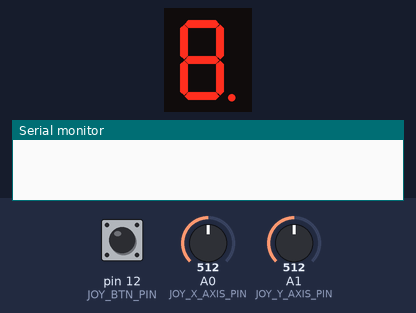
Recording of a sketch running on a simulated Arduino Uno, built with avr-gcc and run on an emulated ATmega328P. On the bench: 1-digit seven-segment display, the last lines printed to the serial monitor. Wiring (inferred from the names in the program): 1-digit 7-segment display, segments lit when LOW: segments pin 10, pin 9, pin 8, pin 7, pin 6, pin 5, pin 4, pin 11. The test bench sets the inputs (shaded band); at power-on: A1 (JOY_Y_AXIS_PIN) = 512, pin 12 (JOY_BTN_PIN) HIGH, A0 (JOY_X_AXIS_PIN) = 512. The segment pins are drawn as the display they are named for.

Above: at 1.2 s.
1.3 s: A1 (JOY_Y_AXIS_PIN) set to 710
At 1.9 s:
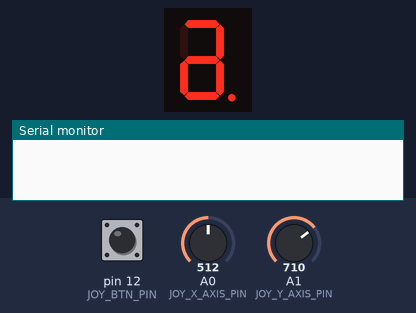
4.3 s: pin 12 (JOY_BTN_PIN) pulled LOW for 0.15 s
6.0 s: pin 12 (JOY_BTN_PIN) pulled LOW for 3.2 s
At 9.5 s:
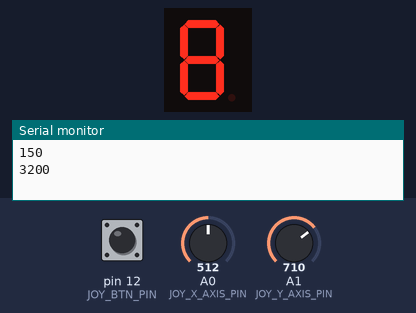
Timing chart, 0 to 11.0 s (numbered marks = the images above; inputs shaded):
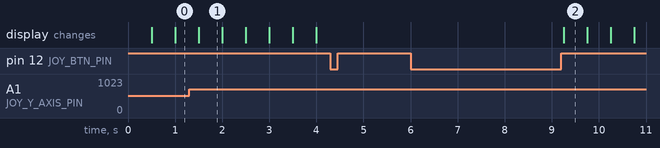

Measured:
- after the input at 1.3 s, the display: changes after 0.20 s (image 1)
- after the input at 6.0 s, the display: changes after 3.3 s (image 2)
- what the display in image 1 shows lasts 0.5 s, from 1.5 s to 2.0 s

The sketch:

tema_3.ino
```cpp
uint8_t const DISPLAY_PIN_A = 4;
uint8_t const DISPLAY_PIN_B = 5;
uint8_t const DISPLAY_PIN_C = 6;
uint8_t const DISPLAY_PIN_D = 7;
uint8_t const DISPLAY_PIN_E = 8;
uint8_t const DISPLAY_PIN_F = 9;
uint8_t const DISPLAY_PIN_G = 10;
uint8_t const DISPLAY_PIN_DP = 11;
uint8_t const DISPLAY_PINS_SIZE = 8;
uint8_t const DISPLAY_PINS[DISPLAY_PINS_SIZE] = {
  DISPLAY_PIN_A,
  DISPLAY_PIN_B,
  DISPLAY_PIN_C,
  DISPLAY_PIN_D,
  DISPLAY_PIN_E,
  DISPLAY_PIN_F,
  DISPLAY_PIN_G,
  DISPLAY_PIN_DP
};

uint8_t const DISPLAY_PIN_A_INDEX = 0;
uint8_t const DISPLAY_PIN_B_INDEX = 1;
uint8_t const DISPLAY_PIN_C_INDEX = 2;
uint8_t const DISPLAY_PIN_D_INDEX = 3;
uint8_t const DISPLAY_PIN_E_INDEX = 4;
uint8_t const DISPLAY_PIN_F_INDEX = 5;
uint8_t const DISPLAY_PIN_G_INDEX = 6;
uint8_t const DISPLAY_PIN_DP_INDEX = 7;


// The first dimension is the display led pin index
// The second dimension is the led pin index that shold be selected if we move into the direction indicated by the second index from the pin indicated by the first index
// The indexing of the second dimension coresponds to the Direction enum
// -1 indicates we can't select any display led in that direction
int8_t const LED_MOVE_GRAPH[DISPLAY_PINS_SIZE][4] = {
  { -1, DISPLAY_PIN_G_INDEX, DISPLAY_PIN_F_INDEX, DISPLAY_PIN_B_INDEX },
  { -1, DISPLAY_PIN_C_INDEX, DISPLAY_PIN_A_INDEX, -1 },
  { DISPLAY_PIN_B_INDEX, -1, DISPLAY_PIN_D_INDEX, DISPLAY_PIN_DP_INDEX },
  { DISPLAY_PIN_G_INDEX, -1, DISPLAY_PIN_E_INDEX, DISPLAY_PIN_C_INDEX },
  { DISPLAY_PIN_F_INDEX, -1, -1, DISPLAY_PIN_D_INDEX },
  { -1, DISPLAY_PIN_E_INDEX, -1, DISPLAY_PIN_A_INDEX },
  { DISPLAY_PIN_A_INDEX, DISPLAY_PIN_D_INDEX, -1, -1 },
  { -1, -1, DISPLAY_PIN_C_INDEX, -1 },
};

uint8_t const JOY_X_AXIS_PIN = A0;
uint8_t const JOY_Y_AXIS_PIN = A1;
uint8_t const JOY_BTN_PIN = 12;

// The thresholds of the joystick from which we consider the input as being on the positive semi-axis or on the negative
uint16_t const POSITIVE_THRESHOLD = 700;
uint16_t const NEGATIVE_THRESHOLD = 300;
uint8_t const INPUT_DEBOUNCE_TIME = 50;
uint32_t const LONG_PRESS_TIME = 1500;
uint16_t const BLINK_INTERVAL = 500;

// True if the X axis should be interpreted as the Y axis and vice versa
// False otherwise
bool INVERTED_AXES = true;
// The value emitted by the button when pressed
byte BUTTON_PRESSED = LOW;

bool shouldReadJoyDir = true;
// When we disable joy reading, we keep track of the axis we are currently reading.
// When that axis gets into the neutral position, we re-enable reading
int8_t activeJoyAxisPin = -1;

uint8_t currentLedPinIndex = 0;
byte ledState[DISPLAY_PINS_SIZE] = { LOW };
bool shouldCurrentLedBlink = true;
uint8_t blinkState = LOW;
uint32_t lastBlinkTime = 0;
bool canCurrentLedMove = true;

byte lastButtonReadingState = HIGH;
byte joyBtnState = HIGH;
uint32_t lastButtonReadingDebounce = 0;
uint32_t joyBtnPressTime = 0;

enum Direction {
  UP,
  DOWN,
  LEFT,
  RIGHT,
  NONE
};

void pinSetup() {
  for (uint8_t i = 0; i < DISPLAY_PINS_SIZE; i++) {
    pinMode(DISPLAY_PINS[i], OUTPUT);
  }

  pinMode(JOY_X_AXIS_PIN, INPUT);
  pinMode(JOY_Y_AXIS_PIN, INPUT);
  pinMode(JOY_BTN_PIN, INPUT_PULLUP);
}

void resetDisplay() {
  for (uint8_t i = 0; i < DISPLAY_PINS_SIZE; i++) {
    ledState[i] = LOW;
  }

  currentLedPinIndex = DISPLAY_PIN_DP_INDEX;
  shouldCurrentLedBlink = true;
  canCurrentLedMove = true;
}

// @Returns 1 for the positive semi-axis,
// -1 for the negative one,
// 0 if neutral
// and a negative integer != -1 if we can't read from the joystick now
int8_t getJoyValueOnAxis(uint8_t pin) {
  uint16_t value = analogRead(pin);

  if (
    value < POSITIVE_THRESHOLD
    && value > NEGATIVE_THRESHOLD
    && activeJoyAxisPin == pin
  ) {
    // Active axis became neutral
    shouldReadJoyDir = true;
    activeJoyAxisPin = -1;
    return 0;
  } else if (value >= POSITIVE_THRESHOLD && shouldReadJoyDir) {
    // Reading a new axis on the positive side
    shouldReadJoyDir = false;
    activeJoyAxisPin = pin;
    return 1;
  } else if (value <= NEGATIVE_THRESHOLD && shouldReadJoyDir) {
    // Reading a new axis on the negative side
    shouldReadJoyDir = false;
    activeJoyAxisPin = pin;
    return -1;
  } else if (shouldReadJoyDir == false) {
    // Can't read joystick right now
    return -2;
  } else {
    // All axis are on neutral
    return 0;
  }
}

Direction getJoyDirection() {
  // We first read the X axis then the Y axis
  // If we register input on the X axis first, we return a direction on that axis
  // When we get a reading on an axis, we block further reading until the joystick gets back to the neutral position first
  int8_t xAxisVal = getJoyValueOnAxis(JOY_X_AXIS_PIN);

  if (xAxisVal == 1) {
    return INVERTED_AXES ? Direction::UP : Direction::RIGHT;
  } else if (xAxisVal == -1) {
    return INVERTED_AXES ? Direction::DOWN : Direction::LEFT;
  }

  // We haven't returned yet so we can process the Y axis
  int8_t yAxisVal = getJoyValueOnAxis(JOY_Y_AXIS_PIN);

  if (yAxisVal == 1) {
    return INVERTED_AXES ? Direction::RIGHT : Direction::UP;
  } else if (yAxisVal == -1) {
    return INVERTED_AXES ? Direction::LEFT : Direction::DOWN;
  }

  return Direction::NONE;
}

void blinkLed() {
  uint32_t now = millis();

  if (now - lastBlinkTime >= BLINK_INTERVAL) {
    blinkState = !blinkState;
    lastBlinkTime = now;
  }
}

void showLeds() {
  for (uint8_t i = 0; i < DISPLAY_PINS_SIZE; i++) {
    if (i == currentLedPinIndex && shouldCurrentLedBlink) {
      blinkLed();
      digitalWrite(DISPLAY_PINS[i], blinkState);
    } else {
      digitalWrite(DISPLAY_PINS[i], ledState[i]);
    }
  }
}

void readButtonState(void (*onStateChange)(byte, bool), uint8_t notifyOn = CHANGE) {
  byte buttonReading = digitalRead(JOY_BTN_PIN);
  uint32_t now = millis();

  if (buttonReading != lastButtonReadingState) {
    lastButtonReadingDebounce = now;
  }

  if (now - lastButtonReadingDebounce > INPUT_DEBOUNCE_TIME) {
    if (buttonReading != joyBtnState) {
      joyBtnState = buttonReading;
      bool isLongPress = false;

      if (joyBtnState == BUTTON_PRESSED) {
        // Start timer for long press
        joyBtnPressTime = now;
      } else {
        Serial.println(now - joyBtnPressTime);
        if (now - joyBtnPressTime >= LONG_PRESS_TIME) {
          isLongPress = true;
        }

        joyBtnPressTime = 0;
      }

      if (
        (notifyOn == CHANGE)
        || (notifyOn == RISING && joyBtnState == HIGH)
        || (notifyOn == FALLING && joyBtnState == LOW)
      ) {
        onStateChange(joyBtnState, isLongPress);
      }
    }
  }

  lastButtonReadingState = buttonReading;
}

void onButtobStateChange(byte state, bool isLongPress) {

  if (isLongPress) {
    resetDisplay();
    return;
  }

  if (canCurrentLedMove) {
    // We are transitioning in selection state
    // Set the current led to the last blinking state
    ledState[currentLedPinIndex] = blinkState;
  }

  canCurrentLedMove = !canCurrentLedMove;
  shouldCurrentLedBlink = !shouldCurrentLedBlink;
}

void moveCurrentLed(Direction dir) {
  int8_t nextLedPinIndex = LED_MOVE_GRAPH[currentLedPinIndex][dir];

  if (nextLedPinIndex != -1) {
    currentLedPinIndex = nextLedPinIndex;
  }
}

void chnageCurrentLedStateOnJoyMove(Direction dir) {
  if (dir == Direction::LEFT || dir == Direction::RIGHT) {
    ledState[currentLedPinIndex] = !ledState[currentLedPinIndex];
  }
}

void handleInput() {
  Direction dir = getJoyDirection();
  readButtonState(onButtobStateChange, RISING);

  if (dir == Direction::NONE) {
    return;
  }
  if (canCurrentLedMove) {
    moveCurrentLed(dir);
  } else {
    chnageCurrentLedStateOnJoyMove(dir);
  }
}

void setup() {
  pinSetup();

  Serial.begin(9600);
}

void loop() {
  showLeds();
  handleInput();
}
```
